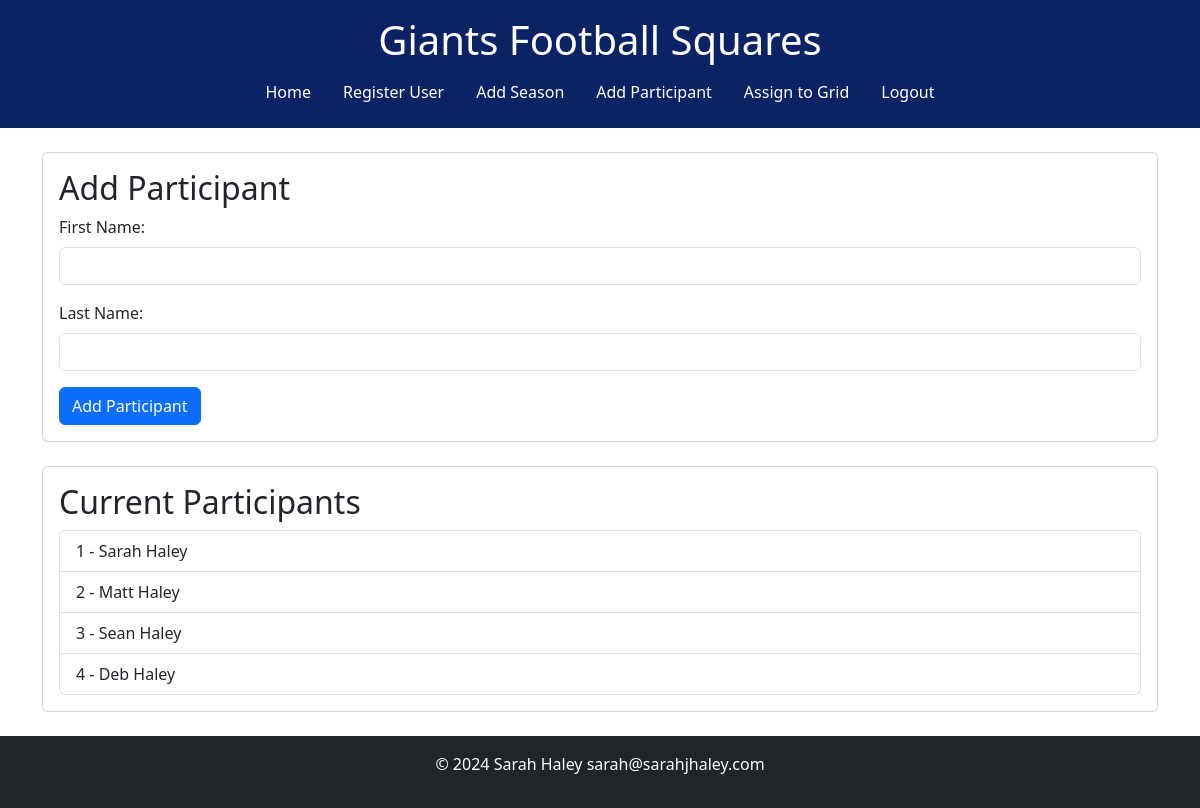
The app's page /add_part (signed in) with its own data.
### tables this page shows
CREATE TABLE "participants" (
	"Part_ID"	INTEGER NOT NULL UNIQUE,
	"First_Name"	TEXT NOT NULL,
	"Last_Name"	TEXT,
	PRIMARY KEY("Part_ID" AUTOINCREMENT)
);

### app.py (the view, shortened to what this page needs)
@app.route('/add_part', methods=['GET', 'POST'])
@login_required
def add_part():
    conn = get_db()
    cursor = conn.cursor()
    cursor.execute("SELECT part_id, first_name, last_name FROM participants")
    participants = cursor.fetchall()  # Fetch all rows as a list of tuples
    conn.close()
    return render_template('add_part.html', participants=participants)

### app.py (called while the page is built)
def get_db():
    conn = sqlite3.connect(DATABASE)
    return conn

def login_required(f):
    @wraps(f)
    def decorated_function(*args, **kwargs):
        if 'user_id' not in session:
            flash('You need to be logged in to view this page.', 'warning')
            return redirect(url_for('login'))
        return f(*args, **kwargs)
    return decorated_function

### templates/add_part.html (shortened to what this page needs)
{% extends 'base.html' %}
{% block content %}
<div class="card">
    <div class="card-body">
        <h2 class="card-title">Add Participant</h2>
        <form action="/add_part" method="post">
            <div class="mb-3">
                <label for="First_Name" class="form-label">First Name:</label>
                <input type="text" id="First_Name" name="First_Name" class="form-control" required>
            </div>
            <div class="mb-3">
                <label for="Last_Name" class="form-label">Last Name:</label>
                <input type="text" id="Last_Name" name="Last_Name" class="form-control" required>
            </div>
            <button type="submit" class="btn btn-primary">Add Participant</button>
        </form>
    </div>
</div>
<br>
<div class="card">
    <div class="card-body">
        <h2 class="card-title">Current Participants</h2>
        <ul class="list-group">
            {% for user in participants %}
                <li class="list-group-item">{{ user[0] }} - {{ user[1] }} {{ user[2] }}</li>
            {% endfor %}
        </ul>
    </div>
</div>
{% endblock %}

### templates/base.html (shortened to what this page needs)
<!DOCTYPE html>
<html lang="en">
<head>
    <link href="https://cdn.jsdelivr.net/npm/bootstrap@5.3.0/dist/css/bootstrap.min.css" rel="stylesheet">
</head>
<body>
    <header class="bg-primary text-white text-center py-3">
        <h1>Giants Football Squares</h1>
        <nav class="nav justify-content-center">
            <a class="nav-link text-white" href="{{ url_for('home') }}">Home</a>
            {% if 'user_id' in session %}
            <a class="nav-link text-white" href="{{ url_for('register') }}">Register User</a>
            <a class="nav-link text-white" href="{{ url_for('add_season') }}">Add Season</a>
            <a class="nav-link text-white" href="{{ url_for('add_part') }}">Add Participant</a>
            <a class="nav-link text-white" href="{{ url_for('assign') }}">Assign to Grid</a>
            <a class="nav-link text-white" href="{{ url_for('logout') }}">Logout</a>
            {% else %}
            <a class="nav-link text-white" href="{{ url_for('login') }}">Login</a>
            {% endif %}
        </nav>
    </header>
    <main class="container mt-4">
        {% block content %}{% endblock %}
    </main>
    <footer class="bg-dark text-white text-center py-3 mt-4">
        <p>&copy; 2024 Sarah Haley sarah@sarahjhaley.com</p>
    </footer>
</body>
</html>

### templates/base.html (style rules this page uses)
:root { --bs-primary: #0B2265 !important; --bs-primary-rgb: 11, 34, 101 !important; --bs-secondary: #A5ACAF; --bs-success: #28a745; --bs-danger: #A71930; --bs-warning: #ffc107; --bs-info: #17a2b8; --bs-light: #f8f9fa; --bs-dark: #343a40; }

### records on screen
participants: Part_ID "1", First_Name "Sarah", Last_Name "Haley"
participants: Part_ID "2", First_Name "Matt", Last_Name "Haley"
participants: Part_ID "3", First_Name "Sean", Last_Name "Haley"
participants: Part_ID "4", First_Name "Deb", Last_Name "Haley"
